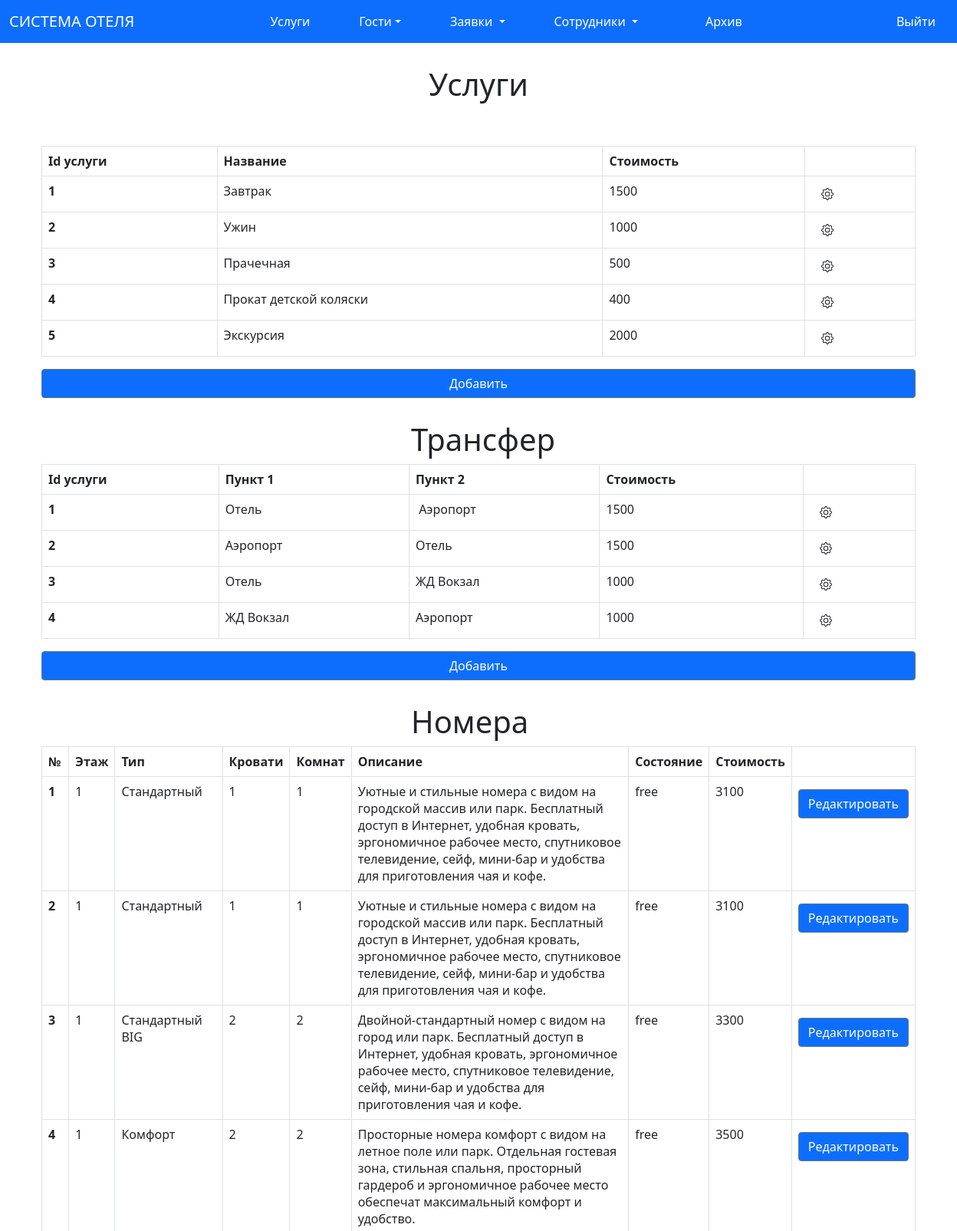
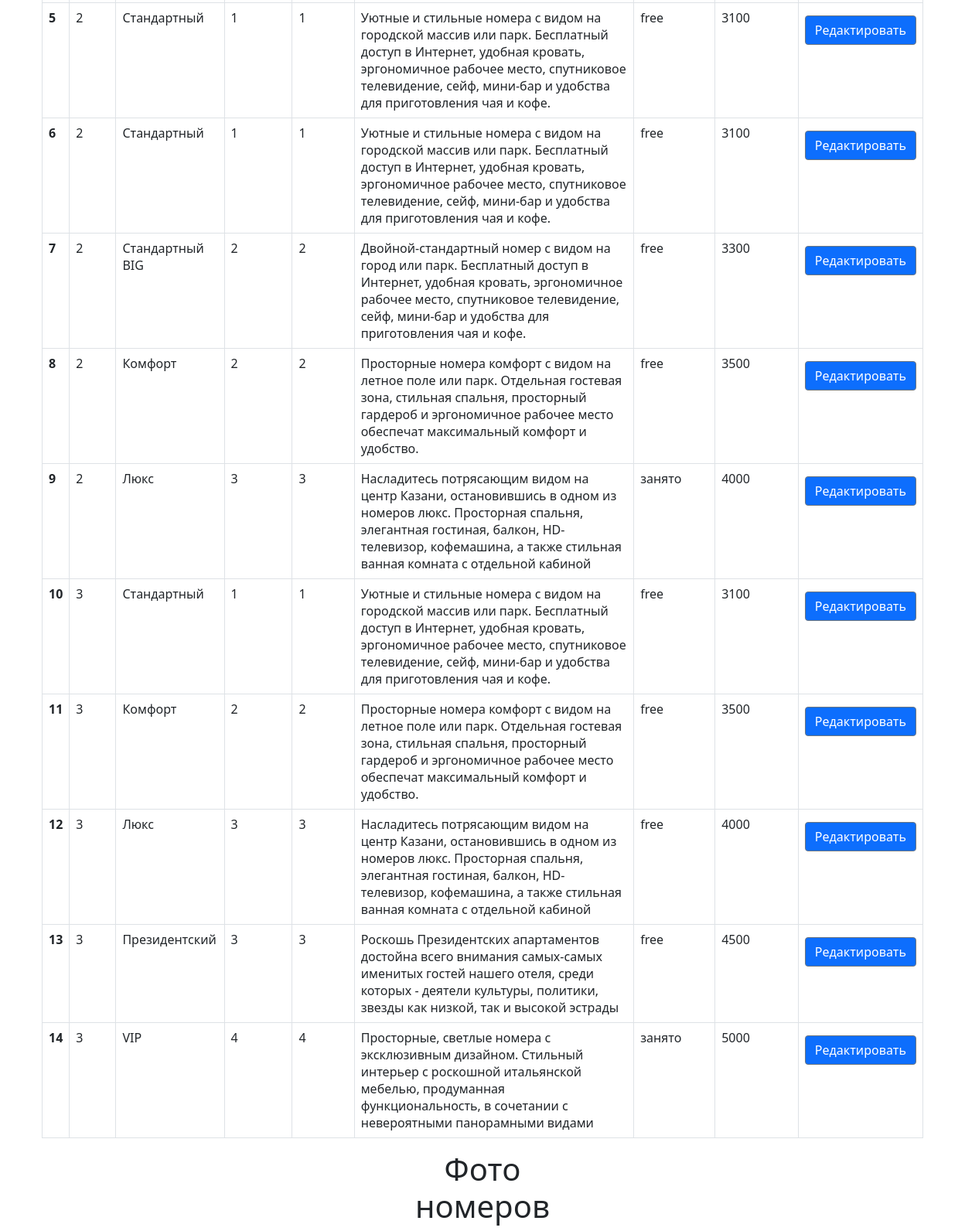
Screenshot of /uslugi.php (signed in, upper part) with the database file from the repository (2 pictures, top to bottom).
### tables this page shows
CREATE TABLE `food` (
  `id` int(11) NOT NULL,
  `name` varchar(5000) NOT NULL,
  `cost` int(11) NOT NULL
);

CREATE TABLE `transfer` (
  `id_transfer` int(11) NOT NULL,
  `place1` varchar(500) NOT NULL,
  `place2` varchar(5000) NOT NULL,
  `summa` int(11) NOT NULL
);

CREATE TABLE `nomera` (
  `id_nomer` int(11) NOT NULL,
  `nomer` int(11) NOT NULL,
  `etaj` int(11) NOT NULL,
  `tip` varchar(1000) NOT NULL,
  `status` varchar(1000) DEFAULT NULL,
  `cost` int(11) NOT NULL,
  `picture` varchar(1000) DEFAULT NULL,
  `date_in` date DEFAULT NULL,
  `date_out` date DEFAULT NULL,
  `bed` varchar(11) NOT NULL,
  `square` float NOT NULL,
  `rooms` int(11) NOT NULL,
  `opisanie` varchar(5000) NOT NULL,
  `picture_1` varchar(2000) NOT NULL,
  `picture_2` varchar(2000) NOT NULL,
  `picture_3` varchar(2000) NOT NULL,
  `picture_4` varchar(2000) NOT NULL
);

### uslugi.php (the view, shortened to what this page needs)
<?php session_start();
require_once 'connect/connect.php';
?>
<link href="https://cdn.jsdelivr.net/npm/bootstrap@5.0.0-beta2/dist/css/bootstrap.min.css" rel="stylesheet">
<nav class="navbar navbar-expand-lg navbar-light bg-primary  ">
  <div class="container-fluid ">
    <a class="navbar-brand text-white" href="#">СИСТЕМА ОТЕЛЯ</a>
    <ul class="navbar-nav mx-4 ">
      <li class="nav-item mx-4 ">
        <a class="nav-link  text-white" href="uslugi.php" tabindex="-1" aria-disabled="true">Услуги</a>
      </li>
      <li class="nav-item dropdown mx-4 ">
        <a class="nav-link dropdown-toggle text-white" href="guest.php" id="navbarScrollingDropdown" role="button" data-bs-toggle="dropdown" aria-expanded="false">
        Гости</a>
      </li>
      <li class="nav-item dropdown mx-4 ">
        <a class="nav-link dropdown-toggle text-white" href="staff_page.php" id="navbarScrollingDropdown" role="button" data-bs-toggle="dropdown" aria-expanded="false">
          Заявки
        </a>
      </li>
      <li class="nav-item dropdown mx-4 ">
        <a class="nav-link dropdown-toggle text-white" href="allstaff.php" id="navbarScrollingDropdown" role="button" data-bs-toggle="dropdown" aria-expanded="false">
          Сотрудники
        </a>
      </li>
      <li class="nav-item mx-5 ">
        <a class="nav-link  text-white" href="archiv.php" tabindex="-1" aria-disabled="true" > Архив </a>
      </li></ul>
      <a class=" mr-auto nav-link  text-white " href="signin/logout.php"  >Выйти</a>
    </div>
</nav>
<div class=" text-center">
  <div class="mx-auto h1" style="width: 200px; margin-top: 30px;">Услуги
  </div>
</div>
<div class="container">
  <div class="row mt-5">
    <table class="table table-bordered" >
      <thead>
        <tr>
          <th scope="col">Id услуги</th>
          <th scope="col">Название</th>
          <th scope="col">Стоимость</th>
          <th></th>
        </tr>
      </thead>
      <tbody>
      <?php
      $staff = mysqli_query($connect, "SELECT * FROM `food`");
      $staff = mysqli_fetch_all($staff);
      $color="";
      foreach ($staff as $st)
      {
      ?>
      <tr>
        <th scope="row"><?= $st[0] ?></th>
        <td class="<?=$color?>"><?= $st[1] ?></td>
        <td class="<?=$color?>"><?= $st[2] ?></td>
        <td >
          <div class="dropdown">
            <button class="btn  " type="button" id="dropdownMenu2" data-bs-toggle="dropdown" aria-expanded="false">
            </button>
          </div>
        </td>
      </tr>
      <?php } ?>
    </tbody>
  </table>
  <button type="button" class="btn bg-primary btn-secondary ml-auto form-group" data-bs-toggle="modal" data-bs-target="#exampleModal_adduslug">Добавить</button>
  <div class="mx-auto h1" style="width: 200px; margin-top: 30px;">Трансфер
  </div>
  <table class="table table-bordered" >
    <thead>
      <tr>
        <th scope="col">Id услуги</th>
        <th scope="col">Пункт 1</th>
        <th scope="col">Пункт 2</th>
        <th scope="col">Стоимость</th>
        <th></th>
      </tr>
    </thead>
    <tbody>
    <?php
    $staff = mysqli_query($connect, "SELECT * FROM `transfer`");
    $staff = mysqli_fetch_all($staff);
    $color="";
    foreach ($staff as $st)
    {
    ?>
    <tr>
      <th scope="row"><?= $st[0] ?></th>
      <td class="<?=$color?>"><?= $st[1] ?></td>
      <td class="<?=$color?>"><?= $st[2] ?></td>
      <td class="<?=$color?>"><?= $st[3] ?></td>
      <td >
        <div class="dropdown">
          <button class="btn  " type="button" id="dropdownMenu2" data-bs-toggle="dropdown" aria-expanded="false">
          </button>
        </div>
      </td>
    </tr>
    <?php } ?>
    </tbody>
</table>
<button type="button" class="btn bg-primary btn-secondary mx-auto" data-bs-toggle="modal" data-bs-target="#exampleModal_addtrans">Добавить</button>
<br>
<div class="mx-auto h1" style="width: 200px;margin-top: 30px;">Номера
</div>
<table class="table table-bordered" >
  <thead>
    <tr>
      <th scope="col">№</th>
      <th scope="col">Этаж</th>
      <th scope="col">Тип</th>
      <th scope="col">Кровати</th>
      <th scope="col">Комнат</th>
      <th scope="col">Описание</th>
      <th scope="col">Состояние</th>
      <th scope="col">Стоимость</th>
      <th></th>
    </tr>
  </thead>
  <tbody>
    <?php
    $nomera = mysqli_query($connect, "SELECT * FROM `nomera`");
    $nomera = mysqli_fetch_all($nomera);
    foreach ($nomera as $nm)
    {
    ?>
    <tr>
      <th><?= $nm[1] ?></th>
      <td><?= $nm[2] ?></td>
      <td><?= $nm[3] ?></td>
      <td><?= $nm[9] ?></td>
      <td><?= $nm[11] ?></td>
      <td><?= $nm[12] ?></td>
      <td><?= $nm[4] ?></td>
      <td><?= $nm[5] ?></td>
      <td> <button type="button" class="btn bg-primary btn-secondary mx-auto mt-2" data-bs-toggle="modal" data-bs-target="#exampleModalq<?= $nm[0]?>">Редактировать</button></td>
      <?php } ?>
    </table>
    <div class=" mx-auto h1 text-center" style="width: 200px;">Фото номеров
    </div>
      </div>
    </div>

### rows the page displays
food: id "1", name "Завтрак", cost "1500"
food: id "2", name "Ужин", cost "1000"
food: id "3", name "Прачечная", cost "500"
food: id "4", name "Прокат детской коляски", cost "400"
food: id "5", name "Экскурсия", cost "2000"
transfer: id_transfer "1", place1 "Отель", place2 "Аэропорт", summa "1500"
transfer: id_transfer "2", place1 "Аэропорт", place2 "Отель", summa "1500"
transfer: id_transfer "3", place1 "Отель", place2 "ЖД Вокзал", summa "1000"
transfer: id_transfer "4", place1 "ЖД Вокзал", place2 "Аэропорт", summa "1000"
nomera: nomer "1", etaj "1", tip "Стандартный", bed "1", rooms "1", opisanie "Уютные и стильные номера с видом на городской массив или парк. Бесплатный доступ в Интернет, удобная кровать, эргономичное рабочее место, спутниковое телевидение, сейф, мини-бар и удобства для приготовления чая и кофе.", status "free", cost "3100"
nomera: nomer "2", etaj "1", tip "Стандартный", bed "1", rooms "1", opisanie "Уютные и стильные номера с видом на городской массив или парк. Бесплатный доступ в Интернет, удобная кровать, эргономичное рабочее место, спутниковое телевидение, сейф, мини-бар и удобства для приготовления чая и кофе.", status "free", cost "3100"
nomera: nomer "3", etaj "1", tip "Стандартный BIG", bed "2", rooms "2", opisanie "Двойной-стандартный номер с видом на город или парк. Бесплатный доступ в Интернет, удобная кровать, эргономичное рабочее место, спутниковое телевидение, сейф, мини-бар и удобства для приготовления чая и кофе.", status "free", cost "3300"
nomera: nomer "4", etaj "1", tip "Комфорт", bed "2", rooms "2", opisanie "Просторные номера комфорт с видом на летное поле или парк. Отдельная гостевая зона, стильная спальня, просторный гардероб и эргономичное рабочее место обеспечат максимальный комфорт и удобство.", status "free", cost "3500"
nomera: nomer "5", etaj "2", tip "Стандартный", bed "1", rooms "1", opisanie "Уютные и стильные номера с видом на городской массив или парк. Бесплатный доступ в Интернет, удобная кровать, эргономичное рабочее место, спутниковое телевидение, сейф, мини-бар и удобства для приготовления чая и кофе.", status "free", cost "3100"
nomera: nomer "6", etaj "2", tip "Стандартный", bed "1", rooms "1", opisanie "Уютные и стильные номера с видом на городской массив или парк. Бесплатный доступ в Интернет, удобная кровать, эргономичное рабочее место, спутниковое телевидение, сейф, мини-бар и удобства для приготовления чая и кофе.", status "free", cost "3100"
nomera: nomer "7", etaj "2", tip "Стандартный BIG", bed "2", rooms "2", opisanie "Двойной-стандартный номер с видом на город или парк. Бесплатный доступ в Интернет, удобная кровать, эргономичное рабочее место, спутниковое телевидение, сейф, мини-бар и удобства для приготовления чая и кофе.", status "free", cost "3300"
nomera: nomer "8", etaj "2", tip "Комфорт", bed "2", rooms "2", opisanie "Просторные номера комфорт с видом на летное поле или парк. Отдельная гостевая зона, стильная спальня, просторный гардероб и эргономичное рабочее место обеспечат максимальный комфорт и удобство.", status "free", cost "3500"
nomera: nomer "9", etaj "2", tip "Люкс", bed "3", rooms "3", opisanie "Насладитесь потрясающим видом на центр Казани, остановившись в одном из номеров люкс. Просторная спальня, элегантная гостиная, балкон, HD-телевизор, кофемашина, а также стильная ванная комната с отдельной кабиной", status "занято", cost "4000"
nomera: nomer "10", etaj "3", tip "Стандартный", bed "1", rooms "1", opisanie "Уютные и стильные номера с видом на городской массив или парк. Бесплатный доступ в Интернет, удобная кровать, эргономичное рабочее место, спутниковое телевидение, сейф, мини-бар и удобства для приготовления чая и кофе.", status "free", cost "3100"
nomera: nomer "11", etaj "3", tip "Комфорт", bed "2", rooms "2", opisanie "Просторные номера комфорт с видом на летное поле или парк. Отдельная гостевая зона, стильная спальня, просторный гардероб и эргономичное рабочее место обеспечат максимальный комфорт и удобство.", status "free", cost "3500"
nomera: nomer "12", etaj "3", tip "Люкс", bed "3", rooms "3", opisanie "Насладитесь потрясающим видом на центр Казани, остановившись в одном из номеров люкс. Просторная спальня, элегантная гостиная, балкон, HD-телевизор, кофемашина, а также стильная ванная комната с отдельной кабиной", status "free", cost "4000"
nomera: nomer "13", etaj "3", tip "Президентский", bed "3", rooms "3", opisanie "Роскошь Президентских апартаментов достойна всего внимания самых-самых именитых гостей нашего отеля, среди которых - деятели культуры, политики, звезды как низкой, так и высокой эстрады", status "free", cost "4500"
nomera: nomer "14", etaj "3", tip "VIP", bed "4", rooms "4", opisanie "Просторные, светлые номера с эксклюзивным дизайном. Стильный интерьер с роскошной итальянской мебелью, продуманная функциональность, в сочетании с невероятными панорамными видами", status "занято", cost "5000"
